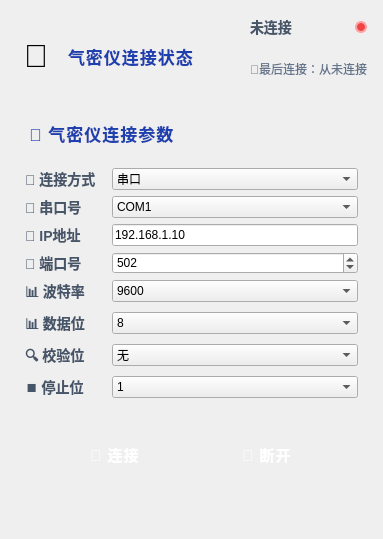
         <widget class="QWidget" name="airTab">
          <attribute name="title">
           <string>💨 气密仪连接</string>
          </attribute>
          <layout class="QVBoxLayout" name="airTabLayout">
           <property name="spacing">
            <number>16</number>
           </property>
           <property name="leftMargin">
            <number>16</number>
           </property>
           <property name="topMargin">
            <number>16</number>
           </property>
           <property name="rightMargin">
            <number>16</number>
           </property>
           <property name="bottomMargin">
            <number>16</number>
           </property>
           <item>
            <widget class="QWidget" name="airStatusWidget" native="true">
             <property name="minimumSize">
              <size>
               <width>0</width>
               <height>80</height>
              </size>
             </property>
             <property name="maximumSize">
              <size>
               <width>16777215</width>
               <height>80</height>
              </size>
             </property>
             <property name="styleSheet">
              <string notr="true">
QWidget#airStatusWidget {
    background: qlineargradient(x1:0, y1:0, x2:1, y2:0, 
        stop:0 rgba(219, 234, 254, 0.95), 
        stop:0.5 rgba(255, 255, 255, 0.98),
        stop:1 rgba(191, 219, 254, 0.95));
    border-radius: 16px;
    border: 3px solid qlineargradient(x1:0, y1:0, x2:1, y2:0,
        stop:0 #93c5fd,
        stop:0.5 #60a5fa,
        stop:1 #93c5fd);
    padding: 16px 20px;
}
QWidget#airStatusWidget:hover {
    background: qlineargradient(x1:0, y1:0, x2:1, y2:0, 
        stop:0 rgba(239, 246, 255, 1), 
        stop:0.5 rgba(255, 255, 255, 1),
        stop:1 rgba(239, 246, 255, 1));
    border: 3px solid #3b82f6;
}
              </string>
             </property>
             <layout class="QHBoxLayout" name="airStatusHLayout">
              <property name="spacing">
               <number>16</number>
              </property>
              <property name="leftMargin">
               <number>0</number>
              </property>
              <property name="topMargin">
               <number>0</number>
              </property>
              <property name="rightMargin">
               <number>0</number>
              </property>
              <property name="bottomMargin">
               <number>0</number>
              </property>
              <item>
               <layout class="QHBoxLayout" name="airStatusLeftLayout">
                <property name="spacing">
                 <number>12</number>
                </property>
                <item>
                 <widget class="QLabel" name="airIconLabel">
                  <property name="minimumSize">
                   <size>
                    <width>40</width>
                    <height>40</height>
                   </size>
                  </property>
                  <property name="maximumSize">
                   <size>
                    <width>40</width>
                    <height>40</height>
                   </size>
                  </property>
                  <property name="styleSheet">
                   <string notr="true">
font-size: 32px; 
background: transparent;
                   </string>
                  </property>
                  <property name="text">
                   <string>💨</string>
                  </property>
                  <property name="alignment">
                   <set>Qt::AlignCenter</set>
                  </property>
                 </widget>
                </item>
                <item>
                 <widget class="QLabel" name="airStatusTitle">
                  <property name="styleSheet">
                   <string notr="true">
font-weight: 800; 
font-size: 17px; 
color: #1e40af; 
background: transparent;
letter-spacing: 1px;
                   </string>
                  </property>
                  <property name="text">
                   <string>气密仪连接状态</string>
                  </property>
                 </widget>
                </item>
               </layout>
              </item>
              <item>
               <spacer name="airStatusSpacer">
                <property name="orientation">
                 <enum>Qt::Horizontal</enum>
                </property>
                <property name="sizeHint" stdset="0">
                 <size>
                  <width>40</width>
                  <height>20</height>
                 </size>
                </property>
               </spacer>
              </item>
              <item>
               <layout class="QVBoxLayout" name="airStatusRightLayout">
                <property name="spacing">
                 <number>4</number>
                </property>
                <item>
                 <layout class="QHBoxLayout" name="airStatusIndicatorLayout">
                  <property name="spacing">
                   <number>8</number>
                  </property>
                  <item>
                   <widget class="QLabel" name="airConnectStatus">
                    <property name="styleSheet">
                     <string notr="true">font-size: 14px; font-weight: 600; color: #475569; background: transparent;</string>
                    </property>
                    <property name="text">
                     <string>未连接</string>
                    </property>
                   </widget>
                  </item>
                  <item>
                   <widget class="QLabel" name="airStatusIndicator">
                    <property name="minimumSize">
                     <size>
                      <width>12</width>
                      <height>12</height>
                     </size>
                    </property>
                    <property name="maximumSize">
                     <size>
                      <width>12</width>
                      <height>12</height>
                     </size>
                    </property>
                    <property name="styleSheet">
                     <string notr="true">background-color: #ef4444; border-radius: 6px; border: 2px solid #fca5a5;</string>
                    </property>
                    <property name="text">
                     <string/>
                    </property>
                   </widget>
                  </item>
                 </layout>
                </item>
                <item>
                 <widget class="QLabel" name="airLastConnect">
                  <property name="styleSheet">
                   <string notr="true">font-size: 12px; color: #64748b; background: transparent;</string>
                  </property>
                  <property name="text">
                   <string>📍最后连接：从未连接</string>
                  </property>
                 </widget>
                </item>
               </layout>
              </item>
             </layout>
            </widget>
           </item>
           <item>
            <widget class="QWidget" name="airParamsWidget" native="true">
             <property name="styleSheet">
              <string notr="true">
QWidget#airParamsWidget {
    background: qlineargradient(x1:0, y1:0, x2:0, y2:1, 
        stop:0 rgba(255, 255, 255, 0.98), 
        stop:1 rgba(248, 250, 252, 0.95));
    border-radius: 18px;
    border: 3px solid qlineargradient(x1:0, y1:0, x2:1, y2:0,
        stop:0 #e0e7ff,
        stop:0.5 #dbeafe,
        stop:1 #e0e7ff);
    padding: 16px;
}
QWidget#airParamsWidget:hover {
    border: 3px solid qlineargradient(x1:0, y1:0, x2:1, y2:0,
        stop:0 #93c5fd,
        stop:0.5 #60a5fa,
        stop:1 #93c5fd);
}
              </string>
             </property>
             <layout class="QVBoxLayout" name="verticalLayout_6">
              <item>
               <widget class="QLabel" name="airParamsTitle">
                <property name="styleSheet">
                 <string notr="true">
font-size: 17px; 
font-weight: 800; 
padding-bottom: 10px; 
border-bottom: 3px solid qlineargradient(x1:0, y1:0, x2:1, y2:0,
    stop:0 #93c5fd,
    stop:0.5 #60a5fa,
    stop:1 #93c5fd);
color: #1e40af;
letter-spacing: 1px;
                 </string>
                </property>
                <property name="text">
                 <string>🔧 气密仪连接参数</string>
                </property>
               </widget>
              </item>
              <item>
               <layout class="QFormLayout" name="airFormLayout">
                <property name="horizontalSpacing">
                 <number>16</number>
                </property>
                <property name="verticalSpacing">
                 <number>6</number>
                </property>
                <property name="leftMargin">
                 <number>0</number>
                </property>
                <property name="topMargin">
                 <number>6</number>
                </property>
                <property name="rightMargin">
                 <number>0</number>
                </property>
                <property name="bottomMargin">
                 <number>6</number>
                </property>
                <item row="0" column="0">
                 <widget class="QLabel" name="airConnectionTypeLabel">
                  <property name="styleSheet">
                   <string notr="true">font-size: 14px; color: #475569; font-weight: 600;</string>
                  </property>
                  <property name="text">
                   <string>📡 连接方式</string>
                  </property>
                 </widget>
                </item>
                <item row="0" column="1">
                 <widget class="QComboBox" name="airConnectionTypeCombo">
                  <item>
                   <property name="text">
                    <string>串口</string>
                   </property>
                  </item>
                  <item>
                   <property name="text">
                    <string>以太网</string>
                   </property>
                  </item>
                 </widget>
                </item>
                <item row="1" column="0">
                 <widget class="QLabel" name="airSerialLabel">
                  <property name="styleSheet">
                   <string notr="true">font-size: 14px; color: #475569; font-weight: 600;</string>
                  </property>
                  <property name="text">
                   <string>🔌 串口号</string>
                  </property>
                 </widget>
                </item>
                <item row="1" column="1">
                 <widget class="QComboBox" name="airSerialCombo">
                  <item>
                   <property name="text">
                    <string>COM1</string>
                   </property>
                  </item>
                  <item>
                   <property name="text">
                    <string>COM2</string>
                   </property>
                  </item>
                  <item>
                   <property name="text">
                    <string>COM3</string>
                   </property>
                  </item>
                  <item>
                   <property name="text">
                    <string>COM4</string>
                   </property>
                  </item>
                  <item>
                   <property name="text">
                    <string>COM5</string>
                   </property>
                  </item>
                 </widget>
                </item>
                <item row="2" column="0">
                 <widget class="QLabel" name="airIpLabel">
                  <property name="styleSheet">
                   <string notr="true">font-size: 14px; color: #475569; font-weight: 600;</string>
                  </property>
                  <property name="text">
                   <string>🌐 IP地址</string>
                  </property>
                  <property name="hidden" stdset="0">
                   <bool>true</bool>
                  </property>
                 </widget>
                </item>
                <item row="2" column="1">
                 <widget class="QLineEdit" name="airIpEdit">
                  <property name="text">
                   <string>192.168.1.10</string>
                  </property>
                  <property name="hidden" stdset="0">
                   <bool>true</bool>
                  </property>
                 </widget>
                </item>
                <item row="3" column="0">
                 <widget class="QLabel" name="airPortLabel">
                  <property name="styleSheet">
                   <string notr="true">font-size: 14px; color: #475569; font-weight: 600;</string>
                  </property>
                  <property name="text">
                   <string>🔌 端口号</string>
                  </property>
                  <property name="hidden" stdset="0">
                   <bool>true</bool>
                  </property>
                 </widget>
                </item>
                <item row="3" column="1">
                 <widget class="QSpinBox" name="airPortSpin">
                  <property name="minimum">
                   <number>1</number>
                  </property>
                  <property name="maximum">
                   <number>65535</number>
                  </property>
                  <property name="value">
                   <number>502</number>
                  </property>
                  <property name="hidden" stdset="0">
                   <bool>true</bool>
                  </property>
                 </widget>
                </item>
                <item row="4" column="0">
                 <widget class="QLabel" name="airBaudrateLabel">
                  <property name="styleSheet">
                   <string notr="true">font-size: 14px; color: #475569; font-weight: 600;</string>
                  </property>
                  <property name="text">
                   <string>📊 波特率</string>
                  </property>
                 </widget>
                </item>
                <item row="4" column="1">
                 <widget class="QComboBox" name="airBaudrateCombo">
                  <property name="currentIndex">
                   <number>2</number>
                  </property>
                  <item>
                   <property name="text">
                    <string>2400</string>
                   </property>
                  </item>
                  <item>
                   <property name="text">
                    <string>4800</string>
                   </property>
                  </item>
                  <item>
                   <property name="text">
                    <string>9600</string>
                   </property>
                  </item>
                  <item>
                   <property name="text">
                    <string>19200</string>
                   </property>
                  </item>
                  <item>
                   <property name="text">
                    <string>38400</string>
                   </property>
                  </item>
                  <item>
                   <property name="text">
                    <string>115200</string>
                   </property>
                  </item>
                 </widget>
                </item>
                <item row="5" column="0">
                 <widget class="QLabel" name="airDatabitsLabel">
                  <property name="styleSheet">
                   <string notr="true">font-size: 14px; color: #475569; font-weight: 600;</string>
                  </property>
                  <property name="text">
                   <string>📊 数据位</string>
                  </property>
                 </widget>
                </item>
                <item row="5" column="1">
                 <widget class="QComboBox" name="airDatabitsCombo">
                  <property name="currentIndex">
                   <number>1</number>
                  </property>
                  <item>
                   <property name="text">
                    <string>7</string>
                   </property>
                  </item>
                  <item>
                   <property name="text">
                    <string>8</string>
                   </property>
                  </item>
                 </widget>
                </item>
                <item row="6" column="0">
                 <widget class="QLabel" name="airParityLabel">
                  <property name="styleSheet">
                   <string notr="true">font-size: 14px; color: #475569; font-weight: 600;</string>
                  </property>
                  <property name="text">
                   <string>🔍 校验位</string>
                  </property>
                 </widget>
                </item>
                <item row="6" column="1">
                 <widget class="QComboBox" name="airParityCombo">
                  <item>
                   <property name="text">
                    <string>无</string>
                   </property>
                  </item>
                  <item>
                   <property name="text">
                    <string>奇校验</string>
                   </property>
                  </item>
                  <item>
                   <property name="text">
                    <string>偶校验</string>
                   </property>
                  </item>
                 </widget>
                </item>
                <item row="7" column="0">
                 <widget class="QLabel" name="airStopbitsLabel">
                  <property name="styleSheet">
                   <string notr="true">font-size: 14px; color: #475569; font-weight: 600;</string>
                  </property>
                  <property name="text">
                   <string>⏹️ 停止位</string>
                  </property>
                 </widget>
                </item>
                <item row="7" column="1">
                 <widget class="QComboBox" name="airStopbitsCombo">
                  <item>
                   <property name="text">
                    <string>1</string>
                   </property>
                  </item>
                  <item>
                   <property name="text">
                    <string>2</string>
                   </property>
                  </item>
                 </widget>
                </item>
               </layout>
              </item>
              <item>
               <layout class="QHBoxLayout" name="airButtonLayout">
                <property name="spacing">
                 <number>12</number>
                </property>
                <property name="topMargin">
                 <number>16</number>
                </property>
                <item>
                 <widget class="QPushButton" name="airConnectBtn">
                  <property name="sizePolicy">
                   <sizepolicy hsizetype="Fixed" vsizetype="Fixed">
                    <horstretch>0</horstretch>
                    <verstretch>0</verstretch>
                   </sizepolicy>
                  </property>
                  <property name="minimumSize">
                   <size>
                    <width>100</width>
                    <height>48</height>
                   </size>
                  </property>
                  <property name="styleSheet">
                   <string notr="true">
QPushButton {
    background: qlineargradient(x1:0, y1:0, x2:0, y2:1, 
        stop:0 #3b82f6, 
        stop:1 #2563eb);
    color: white;
    border: none;
    border-radius: 12px;
    font-weight: 700;
    font-size: 15px;
    letter-spacing: 1px;
    padding: 4px 8px;
}
QPushButton:hover {
    background: qlineargradient(x1:0, y1:0, x2:0, y2:1, 
        stop:0 #2563eb, 
        stop:1 #1d4ed8);
    border: 2px solid rgba(255, 255, 255, 0.3);
}
QPushButton:pressed {
    background: #1e40af;
    padding: 6px 8px 2px 8px;
}
QPushButton:disabled {
    background: #cbd5e1;
    color: #94a3b8;
}
                   </string>
                  </property>
                  <property name="text">
                   <string>🔌 连接</string>
                  </property>
                 </widget>
                </item>
                <item>
                 <widget class="QPushButton" name="airDisconnectBtn">
                  <property name="sizePolicy">
                   <sizepolicy hsizetype="Fixed" vsizetype="Fixed">
                    <horstretch>0</horstretch>
                    <verstretch>0</verstretch>
                   </sizepolicy>
                  </property>
                  <property name="minimumSize">
                   <size>
                    <width>100</width>
                    <height>48</height>
                   </size>
                  </property>
                  <property name="styleSheet">
                   <string notr="true">
QPushButton {
    background: qlineargradient(x1:0, y1:0, x2:0, y2:1, 
        stop:0 #ef4444, 
        stop:1 #dc2626);
    color: white;
    border: none;
    border-radius: 12px;
    font-weight: 700;
    font-size: 15px;
    letter-spacing: 1px;
    padding: 4px 8px;
}
QPushButton:hover {
    background: qlineargradient(x1:0, y1:0, x2:0, y2:1, 
        stop:0 #dc2626, 
        stop:1 #b91c1c);
    border: 2px solid rgba(255, 255, 255, 0.3);
}
QPushButton:pressed {
    background: #991b1b;
    padding: 6px 8px 2px 8px;
}
QPushButton:disabled {
    background: #cbd5e1;
    color: #94a3b8;
}
                   </string>
                  </property>
                  <property name="text">
                   <string>🔌 断开</string>
                  </property>
                 </widget>
                </item>
               </layout>
              </item>
              <item>
               <widget class="QLabel" name="airMessageLabel">
                <property name="styleSheet">
                 <string notr="true">font-size: 16px; padding: 6px; border-radius: 4px;</string>
                </property>
                <property name="text">
                 <string/>
                </property>
                <property name="hidden" stdset="0">
                 <bool>true</bool>
                </property>
               </widget>
              </item>
             </layout>
            </widget>
           </item>
          </layout>
         </widget>
